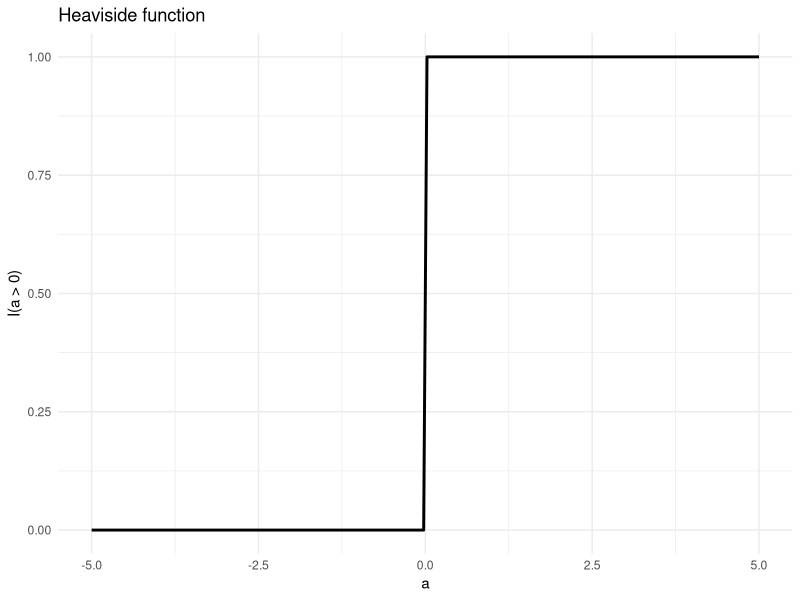
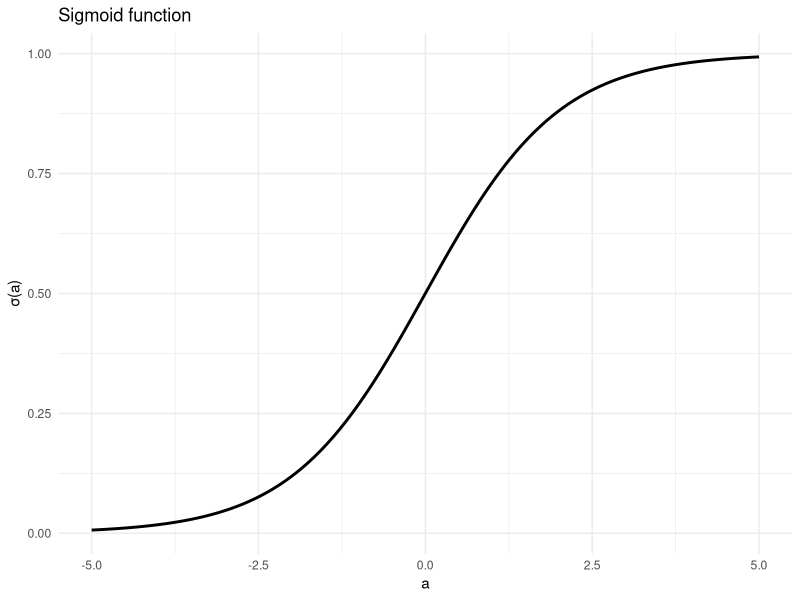

Write the R code that produced these figures, in order. (Note: this script raises an error after producing the figures.)
library(patchwork)
library(tidyverse)

# -----------------------------
# Activation functions
# -----------------------------
sigmoid <- function(x) 1 / (1 + exp(-x))

relu <- function(x) pmax(0, x) # hard version of softplus
softplus <- function(x) log(1 + exp(x))

heaviside <- function(x) as.numeric(x > 0)

lrelu <- function(x, lambda = 0.1) pmax(lambda * x, x)

elu <- function(x, alpha = 1) ifelse(
  x < 0,
  alpha * (exp(x) - 1),
  x
)
swish <- function(x) x * sigmoid(x)

# -----------------------------
# Grid
# -----------------------------
x <- seq(-5, 5, length.out = 200)

# -----------------------------
# Sigmoid
# -----------------------------
sig_plt <- tibble(x = x) |>
  mutate(y = sigmoid(x)) |>
  ggplot(aes(x, y)) +
  geom_line(linewidth = 1) +
  labs(
    title = "Sigmoid function", x = "a", y = "σ(a)"
  ) +
  theme_minimal()

# -----------------------------
# Heaviside
# -----------------------------
heavi_plt <- tibble(x = x) |>
  mutate(y = heaviside(x)) |>
  ggplot(aes(x, y)) +
  geom_line(linewidth = 1) +
  labs(
    title = "Heaviside function", x = "a", y = "I(a > 0)"
  ) +
  theme_minimal()

sig_plt + heaviside_plt

# -----------------------------
# Sigmoid vs Tanh vs ReLU
# -----------------------------
tibble(x = x) |>
  mutate(
    sigmoid = sigmoid(x),
    tanh = tanh(x),
    relu = relu(x)
  ) |>
  pivot_longer(
    -x, names_to = "fn", values_to = "y"
  ) |>
  ggplot(aes(x, y, color = fn)) +
  geom_line(linewidth = 1) +
  coord_cartesian(
    xlim = c(-5, 5), ylim = c(-1.2, 1.2)
  ) +
  labs(
    title = "Activation functions", x = "x", y = "output"
  ) +
  theme_minimal()

# -----------------------------
# ReLU vs Softplus
# -----------------------------
tibble(x = x) |>
  mutate(
    relu = relu(x),
    softplus = softplus(x)
  ) |>
  pivot_longer(
    -x, names_to = "fn", values_to = "y"
  ) |>
  ggplot(aes(x, y, color = fn)) +
  geom_line(linewidth = 1) +
  coord_cartesian(
    xlim = c(-2.5, 2.5), ylim = c(0, 1.2)
  ) +
  labs(
    title = "ReLU (HeavyPlus) vs Softplus", x = "x", y = "output"
  ) +
  theme_minimal()

# -----------------------------
# ReLU family
# -----------------------------
tibble(x = x) |>
  mutate(
    relu = relu(x),
    lrelu = lrelu(x),
    elu = elu(x),
    swish = swish(x)
  ) |>
  pivot_longer(
    -x, names_to = "fn", values_to = "y"
  ) |>
  ggplot(aes(x, y, color = fn)) +
  geom_line(linewidth = 1) +
  coord_cartesian(
    xlim = c(-2, 2), ylim = c(-1.2, 2)
  ) +
  labs(
    title = "Activation functions for Neural Nets",
    x = "x", y = "output"
  ) +
  theme_minimal()

# -----------------------------
# Sigmoid saturation plot
# -----------------------------
tibble(x = seq(-5, 5, length.out = 200)) |>
  mutate(y = sigmoid(x)) |>
  ggplot(aes(x, y)) +
  geom_line(linewidth = 1) +
  geom_hline(
    yintercept = c(0, 1), linetype = "dashed"
  ) +
  geom_vline(xintercept = 0) +
  annotate(
    "text",
    x = 3.5, y = 0.7,
    label = "Saturating"
  ) +
  annotate(
    "text",
    x = -3.5, y = 0.3,
    label = "Saturating"
  ) +
  annotate(
    "text",
    x = 2, y = 0.2,
    label = "Linear"
  ) +
  coord_cartesian(
    xlim = c(-5, 5), ylim = c(-0.2, 1.2)
  ) +
  labs(
    title = "Sigmoid activation function", x = "x", y = "σ(x)"
  ) +
  theme_minimal()
